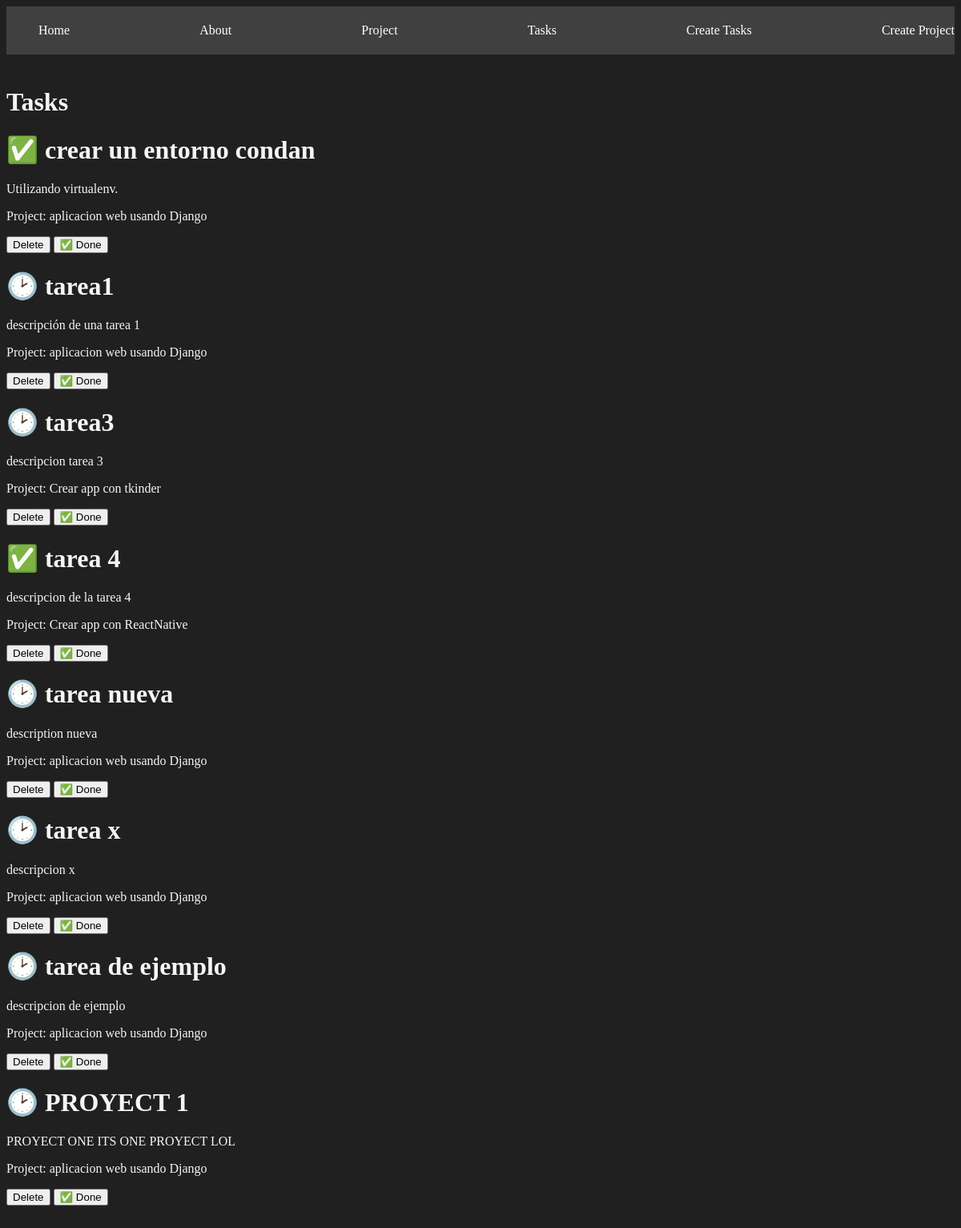
/tasks/, run on the app's committed database.
### myapp/models.py (models this page shows, shortened)
class Task(models.Model):
    title = models.CharField(max_length=200)
    description = models.TextField()
    project = models.ForeignKey(Project, on_delete=models.CASCADE)
    done =  models.BooleanField(default=False)

class Project(models.Model):
    name = models.CharField(max_length=200)
    def __str__(self):
        return self.name

### myapp/views.py (the view)
# urls.py: path('tasks/', views.tasks, name="tasks"),
def tasks(request):
    tasks = Task.objects.all()
    return render(request, 'tasks/tasks.html', {
        'tasks':tasks
    })

### myapp/templates/tasks/tasks.html
{% extends 'layouts/base.html' %}
{% block content %}
<h1>Tasks</h1>
{% for task in tasks %}
<div>
    <h1>{% if task.done == False %} 🕑 {% else %} ✅ {% endif %} {{task.title}}</h1>
    <p>{{task.description}}</p>
    <p>Project: {{task.project}}</p>
    <button>Delete</button>
    <button>
        ✅ Done
    </button>
</div>
{% endfor %}
{% endblock %}

### myapp/static/styles/main.css (style rules this page uses)
body { background: #202020; color: whitesmoke; }

### data on the page
Task: title "crear un entorno condan", description "Utilizando virtualenv.", project "aplicacion web usando Django"
Task: title "tarea1", description "descripción de una tarea 1", project "aplicacion web usando Django"
Task: title "tarea3", description "descripcion tarea 3", project "Crear app con tkinder"
Task: title "tarea 4", description "descripcion de la tarea 4", project "Crear app con ReactNative"
Task: title "tarea nueva", description "description nueva", project "aplicacion web usando Django"
Task: title "tarea x", description "descripcion x", project "aplicacion web usando Django"
Task: title "tarea de ejemplo", description "descripcion de ejemplo", project "aplicacion web usando Django"
Task: title "PROYECT 1", description "PROYECT ONE ITS ONE PROYECT LOL", project "aplicacion web usando Django"
